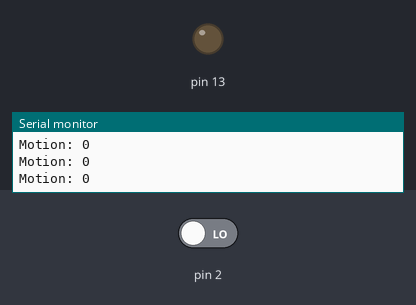
Bench run of a sketch on a simulated Arduino Uno, built with avr-gcc and run on an emulated ATmega328P. On the bench: output pins drawn as LEDs (lit = HIGH), the last lines printed to the serial monitor. The test bench sets the inputs (shaded band); at power-on: pin 2 LOW.

Above: at 1.2 s.
1.3 s: pin 2 driven HIGH
At 2.5 s:
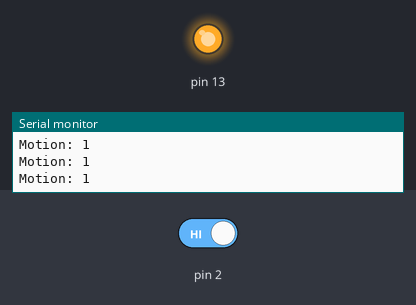
2.8 s: pin 2 driven LOW
At 3.8 s:
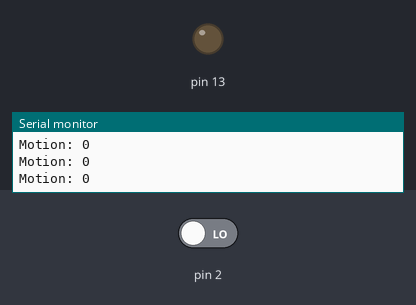
Timing chart, 0 to 5.8 s (numbered marks = the images above; inputs shaded):
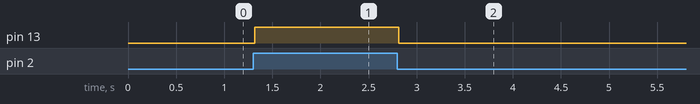

The sketch:

Task1.1P.ino
```cpp
void setup()
{
  Serial.begin(9600);
  pinMode(13, OUTPUT);
  pinMode(2, INPUT);
}

void loop()
{
  int val = (digitalRead(2));
  Serial.print("Motion: ");
  Serial.println(val);
  digitalWrite(13, val);
}
```

Measured:
- after the input at 1.3 s, pin 13: LOW → HIGH at once
- after the input at 2.8 s, pin 13: HIGH → LOW at once
